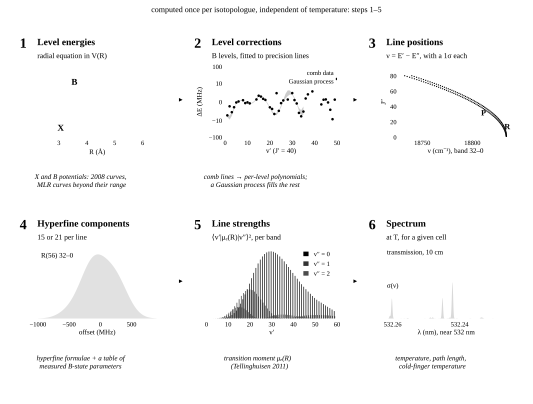

This figure's Python source:
"""The calculation at a glance, for documentation/calculation.md: six steps, each with a small picture drawn
from the model, and what each step takes in.

    uv run --group research python documentation/figures/pipeline.py

Writes documentation/figures/pipeline.svg with the same placeholder colours as make_figures.py, so it follows
the site's light and dark themes.
"""
import sys
from pathlib import Path

import matplotlib
matplotlib.use("svg")
import matplotlib.pyplot as plt
import numpy as np
from matplotlib.patches import FancyArrowPatch, FancyBboxPatch

HERE = Path(__file__).resolve().parent
sys.path.insert(0, str(HERE))

from i2spec.constants import DEFAULT_PARAMETERS  # noqa: E402
from i2spec.level_corrections import corrections_for  # noqa: E402
from i2spec.lookup import Catalog  # noqa: E402
from i2spec.model import RovibronicModel  # noqa: E402
from i2spec.potentials import load_extended, load_potentials  # noqa: E402
from i2spec.spectrum import cross_section, number_density, transmission  # noqa: E402

# the helpers and colour tokens of make_figures.py, without running it
C = dict(ink="#010101", ink2="#020202", ink3="#030303", rule="#040404", trace="#050505", pick="#060606",
         mark="#070707", surface="#080808")
TOKENS = {C["ink"]: "var(--ink)", C["ink2"]: "var(--ink-2)", C["ink3"]: "var(--ink-3)", C["rule"]: "var(--rule)",
          C["trace"]: "var(--trace)", C["pick"]: "var(--pick)", C["mark"]: "var(--mark)", C["surface"]: "var(--surface)"}
plt.rcParams.update({
    "svg.fonttype": "none", "font.family": "sans-serif", "font.size": 9,
    "axes.edgecolor": C["rule"], "axes.labelcolor": C["ink3"], "xtick.color": C["ink3"], "ytick.color": C["ink3"],
    "text.color": C["ink"], "axes.spines.top": False, "axes.spines.right": False, "axes.linewidth": 0.7,
    "xtick.major.size": 2, "ytick.major.size": 2, "legend.frameon": False, "figure.facecolor": "none",
    "axes.facecolor": "none", "savefig.facecolor": "none",
})


def save(fig, name):
    import re
    path = HERE / f"{name}.svg"
    fig.savefig(path, pad_inches=0.02)
    plt.close(fig)
    svg = path.read_text()
    for hexcode, var in TOKENS.items():
        svg = svg.replace(hexcode, var)
    svg = re.sub(r"font-family:[^;\"]*", "font-family:var(--body)", svg)
    svg = re.sub(r"font: ([\d.]+)px '[^']*'", r"font-size:\1px;font-family:var(--body)", svg)
    svg = re.sub(r'<svg([^>]*?) width="[^"]*" height="[^"]*"', r'<svg\1', svg, count=1)
    svg = re.sub(r"<metadata>.*?</metadata>", "", svg, flags=re.S)
    path.write_text(svg)
    print(f"{path.name}: {len(svg) / 1e3:.0f} kB")


def turning(V, R, E):
    inside = np.flatnonzero(V(R) <= E)
    return R[inside[0]], R[inside[-1]]


model = RovibronicModel("127I2")
ext, from_v = load_extended()
pub = load_potentials()
corr = corrections_for(DEFAULT_PARAMETERS)

# ---------------------------------------------------------------------------------------------- layout
W, H = 7.4, 5.6
fig = plt.figure(figsize=(W, H))
CARD_W, CARD_H = 0.295, 0.335
XS = [0.025, 0.3525, 0.68]
YS = [0.585, 0.135]
STEPS = [
    ("1", "Level energies", "radial equation in V(R)"),
    ("2", "Level corrections", "B levels, fitted to precision lines"),
    ("3", "Line positions", "ν = E′ − E″, with a 1σ each"),
    ("4", "Hyperfine components", "15 or 21 per line"),
    ("5", "Line strengths", "⟨v′|μₑ(R)|v″⟩², per band"),
    ("6", "Spectrum", "at T, for a given cell"),
]
INPUTS = {
    0: "X and B potentials: 2008 curves,\nMLR curves beyond their range",
    1: "comb lines → per-level polynomials;\na Gaussian process fills the rest",
    3: "hyperfine formulae + a table of\nmeasured B-state parameters",
    4: "transition moment μₑ(R)\n(Tellinghuisen 2011)",
    5: "temperature, path length,\ncold-finger temperature",
}
plot_axes = []
for k, (num, title, sub) in enumerate(STEPS):
    x, y = XS[k % 3], YS[k // 3]
    fig.patches.append(FancyBboxPatch((x, y), CARD_W, CARD_H, boxstyle="round,pad=0.004,rounding_size=0.012",
                                      transform=fig.transFigure, fc="none", ec=C["rule"], lw=0.9))
    fig.text(x + 0.012, y + CARD_H - 0.012, num, fontsize=14, fontweight="bold", color=C["trace"], va="top")
    fig.text(x + 0.045, y + CARD_H - 0.014, title, fontsize=9.5, fontweight="bold", color=C["ink"], va="top")
    fig.text(x + 0.045, y + CARD_H - 0.050, sub, fontsize=7.5, color=C["ink3"], va="top")
    pad = 0.035 if k in (1, 2) else 0.0
    plot_axes.append(fig.add_axes([x + 0.035 + pad, y + 0.075, CARD_W - 0.05 - pad, CARD_H - 0.16]))
    if k in INPUTS:
        fig.text(x + CARD_W / 2, y - 0.014, INPUTS[k], fontsize=7, color=C["ink2"], ha="center", va="top",
                 linespacing=1.15, style="italic")
# arrows along each row; the reader carries on from the end of the first row to the start of the second
for row in (0, 1):
    for i in (0, 1):
        y = YS[row] + CARD_H / 2
        fig.patches.append(FancyArrowPatch((XS[i] + CARD_W + 0.004, y), (XS[i + 1] - 0.004, y),
                                           transform=fig.transFigure, arrowstyle="-|>", mutation_scale=9,
                                           color=C["ink2"], lw=1.0))
fig.text(0.5, 0.985, "computed once per isotopologue, independent of temperature: steps 1–5", ha="center",
         va="top", fontsize=8, color=C["ink3"])


def clean(ax, xlabel=None):
    ax.set_yticks([])
    ax.spines["left"].set_visible(False)
    if xlabel:
        ax.set_xlabel(xlabel, fontsize=7, labelpad=1)
    ax.tick_params(labelsize=6.5, pad=1)


# 1. potentials
ax = plot_axes[0]
R = np.linspace(2.25, 6.5, 800)
for s, col in (("X", C["trace"]), ("B", C["pick"])):
    a0, b0 = turning(pub[s], np.linspace(2.0, 9.0, 20000), model.energy(s, from_v[s] - 1, 0))
    V = np.where((R >= a0) & (R <= b0), pub[s](R), ext[s](R))
    ax.plot(R, V, color=col, lw=1.4)
    for v in range(0, 80 if s == "B" else 100, 6):
        E = model.energy(s, v, 0)
        a, b = turning(lambda r: np.where((r >= a0) & (r <= b0), pub[s](r), ext[s](r)), np.linspace(2.2, 12, 6000), E)
        ax.plot([a, min(b, 6.5)], [E, E], color=col, lw=0.5, alpha=0.6)
ax.text(2.95, 1500, "X", color=C["trace"], fontsize=9, fontweight="bold")
ax.text(3.45, 15800, "B", color=C["pick"], fontsize=9, fontweight="bold")
ax.set_ylim(-500, 21500)
clean(ax, "R (Å)")

# 2. corrections: B levels at J' = 40, from comb data (points) and from the Gaussian process (band)
ax = plot_axes[1]
JS = 40
vs, mid, err = [], [], []
for v in sorted(corr.coefficients["B"]):
    if v > 50:
        continue
    lo, hi = corr.coverage["B"].get(v, (JS, JS))
    j = int(np.clip(JS, lo, hi))
    vs.append(v); mid.append(corr.shift("B", v, j)); err.append(corr.uncertainty_at("B", v, j) or 1.0)
ax.errorbar(vs, mid, err, fmt="o", ms=2.6, color=C["trace"], elinewidth=0.7, capsize=0)
vv = np.arange(1, 36)
ms = np.array([corr.gp(int(v), JS) for v in vv])
ax.fill_between(vv, ms[:, 0] - ms[:, 1], ms[:, 0] + ms[:, 1], color=C["pick"], alpha=0.2, lw=0)
ax.plot(vv, ms[:, 0], color=C["pick"], lw=1.0)
ax.axhline(0, color=C["rule"], lw=0.6)
ax.set_yscale("symlog", linthresh=10)
ax.set_yticks([-100, -10, 0, 10, 100], ["−100", "−10", "0", "10", "100"])
ax.set_xlim(0, 50)
ax.text(0.97, 0.95, "comb data", color=C["trace"], fontsize=6.5, ha="right", va="top", transform=ax.transAxes)
ax.text(0.97, 0.83, "Gaussian process", color=C["pick"], fontsize=6.5, ha="right", va="top", transform=ax.transAxes)
ax.set_ylabel("ΔE (MHz)", fontsize=7, labelpad=1)
ax.set_xlabel("v′  (J′ = 40)", fontsize=7, labelpad=1)
ax.tick_params(labelsize=6.5, pad=1)

# 3. line positions: the 32-0 band near its head (Fortrat)
ax = plot_axes[2]
J = np.arange(1, 81)
for br, col in (("R", C["trace"]), ("P", C["pick"])):
    nu = np.array([model.transition(32, 0, j, br) for j in J])
    ax.plot(nu, J, "o", ms=1.3, color=col)
    i = 30 if br == "P" else 20
    ax.text(nu[i] + (-4 if br == "P" else 4), J[i] - 8 * (br == "R"), br, color=col, fontsize=8,
            fontweight="bold", ha="right" if br == "P" else "left", va="center")
ax.set_ylim(0, 92)
ax.set_ylabel("J″", fontsize=7, labelpad=1)
ax.tick_params(labelsize=6.5, pad=1)
ax.set_xlabel("ν (cm⁻¹), band 32–0", fontsize=7, labelpad=1)
ax.xaxis.get_major_formatter().set_useOffset(False)
ax.locator_params(axis="x", nbins=3)

# 4. hyperfine: R(56) 32-0
ax = plot_axes[3]
nu0, comps = model.hyperfine_components(32, 0, 56, "R")
main = [c for c in comps if c.label]
off = np.array([c.offset for c in main]); st = np.array([c.strength for c in main])
x = np.linspace(-1000, 900, 1200)
prof = sum(s * np.exp(-0.5 * ((x - o) / (434 / 2.3548)) ** 2) for o, s in zip(off, st))
ax.fill_between(x, 0, prof / prof.max(), color=C["ink3"], alpha=0.12, lw=0)
ax.plot(x, prof / prof.max(), color=C["ink3"], lw=0.8)
ax.vlines(off, 0, st / st.max() * 0.85, color=C["trace"], lw=1.2)
ax.text(-950, 0.95, "R(56) 32–0", fontsize=7, color=C["ink2"])
ax.set_ylim(0, 1.1)
clean(ax, "offset (MHz)")

# 5. line strengths: band strengths of the v'' = 0 progression at 300 K
ax = plot_axes[4]
catalog = Catalog(temperature=300.0)
master = catalog.master("127I2")
L = master.at(300.0, 14000.0, 20100.0, S_min=1e-24)
vu, vl, S = np.asarray(L.v_upper), np.asarray(L.v_lower), np.asarray(L.S)
for v2, col, al in ((0, C["trace"], 1.0), (1, C["pick"], 0.8), (2, C["ink3"], 0.7)):
    band = np.array([S[(vu == v) & (vl == v2)].sum() for v in range(0, 60)])
    ax.bar(np.arange(60) + (v2 - 1) * 0.28, band / 1e-17, width=0.3, color=col, alpha=al, lw=0, label=f"v″ = {v2}")
ax.legend(fontsize=6.5, loc="upper right", handlelength=0.8, borderaxespad=0.1)
ax.set_xlim(0, 60)
clean(ax, "v′")

# 6. spectrum: cross section and 10 cm cell transmission at 532 nm
ax = plot_axes[5]
lines = master.at(293.15, 18787.7, 18789.0, S_min=1e-26)
grid = np.linspace(18787.75, 18789.0, 1500)
sigma = cross_section(grid, lines, 293.15)
tr = transmission(sigma, number_density(293.15, 293.15) * 10.0)
lam = 1e7 / grid
ax.fill_between(lam, 0, sigma / sigma.max(), color=C["trace"], alpha=0.15, lw=0)
ax.plot(lam, sigma / sigma.max(), color=C["trace"], lw=1.0)
ax.plot(lam, 1.05 + 0.6 * (tr - tr.min()) / (1 - tr.min()), color=C["pick"], lw=1.0)
ax.text(lam.max(), 0.85, "σ(ν)", color=C["trace"], fontsize=7, ha="left")
ax.text(lam.max(), 1.92, "transmission, 10 cm", color=C["pick"], fontsize=7, ha="left", va="top")
ax.invert_xaxis()
ax.xaxis.get_major_formatter().set_useOffset(False)
ax.locator_params(axis="x", nbins=3)
ax.set_ylim(0, 1.95)
clean(ax, "λ (nm), near 532 nm")

save(fig, "pipeline")
